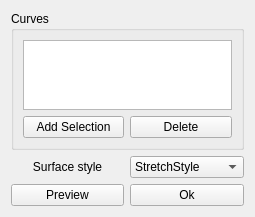
<?xml version="1.0" encoding="UTF-8"?>
<ui version="4.0">
 <class>Form</class>
 <widget class="QWidget" name="Form">
  <property name="geometry">
   <rect>
    <x>0</x>
    <y>0</y>
    <width>255</width>
    <height>214</height>
   </rect>
  </property>
  <property name="windowTitle">
   <string>Form</string>
  </property>
  <layout class="QGridLayout" name="gridLayout_2">
   <item row="0" column="0" colspan="2">
    <widget class="QGroupBox" name="groupBox">
     <property name="title">
      <string>Curves</string>
     </property>
     <layout class="QGridLayout" name="gridLayout">
      <item row="1" column="0">
       <widget class="QPushButton" name="uiAddCurve">
        <property name="text">
         <string>Add Selection</string>
        </property>
       </widget>
      </item>
      <item row="0" column="0" colspan="2">
       <widget class="QListWidget" name="listWidget"/>
      </item>
      <item row="1" column="1">
       <widget class="QPushButton" name="uiDeleteCurve">
        <property name="text">
         <string>Delete</string>
        </property>
       </widget>
      </item>
     </layout>
    </widget>
   </item>
   <item row="1" column="1">
    <widget class="QComboBox" name="comboBox">
     <item>
      <property name="text">
       <string>StretchStyle</string>
      </property>
     </item>
     <item>
      <property name="text">
       <string>CoonsStyle</string>
      </property>
     </item>
     <item>
      <property name="text">
       <string>CurvedStyle</string>
      </property>
     </item>
    </widget>
   </item>
   <item row="2" column="1">
    <widget class="QPushButton" name="uiOk">
     <property name="text">
      <string>Ok</string>
     </property>
    </widget>
   </item>
   <item row="1" column="0">
    <widget class="QLabel" name="label">
     <property name="text">
      <string>Surface style</string>
     </property>
     <property name="alignment">
      <set>Qt::AlignCenter</set>
     </property>
    </widget>
   </item>
   <item row="2" column="0">
    <widget class="QPushButton" name="uiPreview">
     <property name="text">
      <string>Preview</string>
     </property>
    </widget>
   </item>
   <item row="3" column="0">
    <spacer name="verticalSpacer">
     <property name="orientation">
      <enum>Qt::Vertical</enum>
     </property>
     <property name="sizeHint" stdset="0">
      <size>
       <width>20</width>
       <height>40</height>
      </size>
     </property>
    </spacer>
   </item>
  </layout>
 </widget>
 <resources/>
 <connections/>
</ui>
